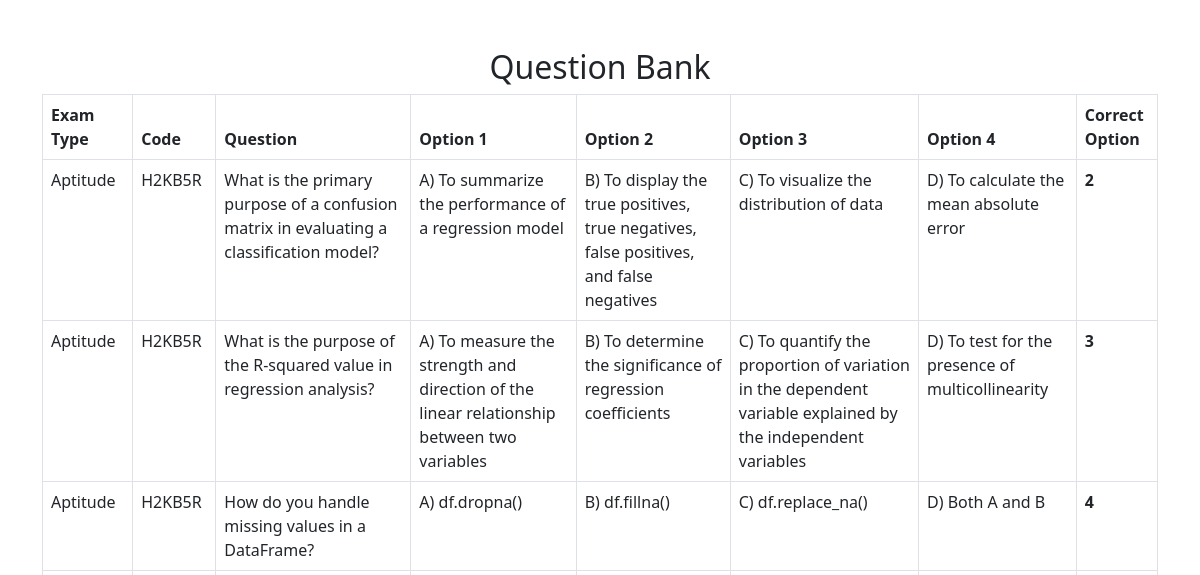
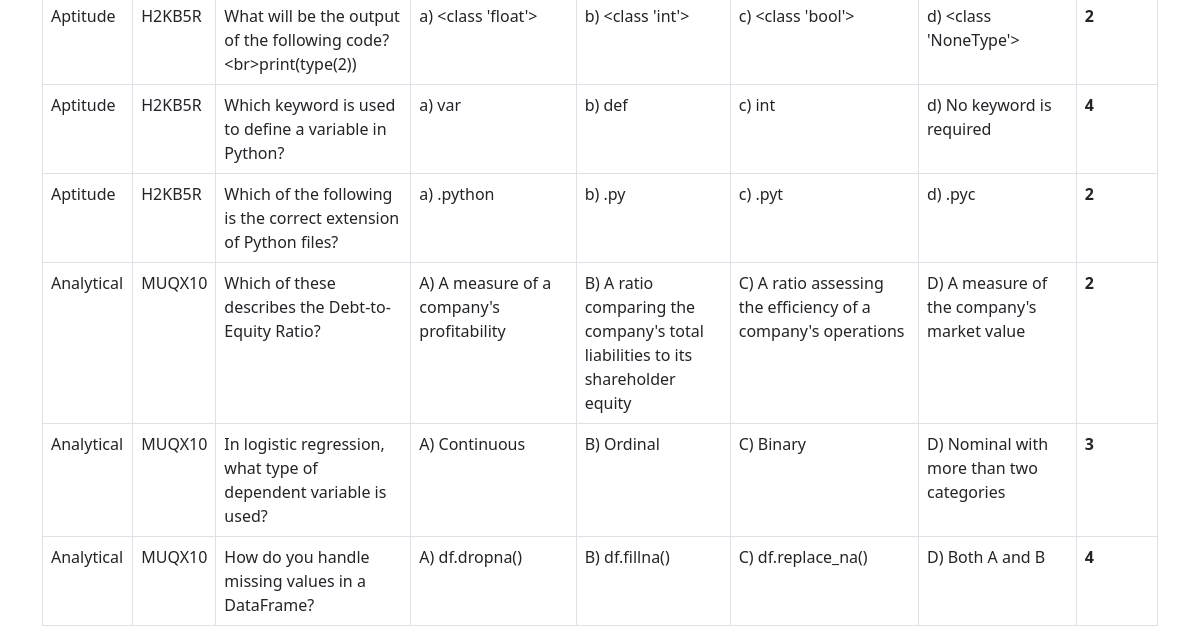
/view_question_bank.php, run on an earlier commit of the app's database (2 pictures, top to bottom).
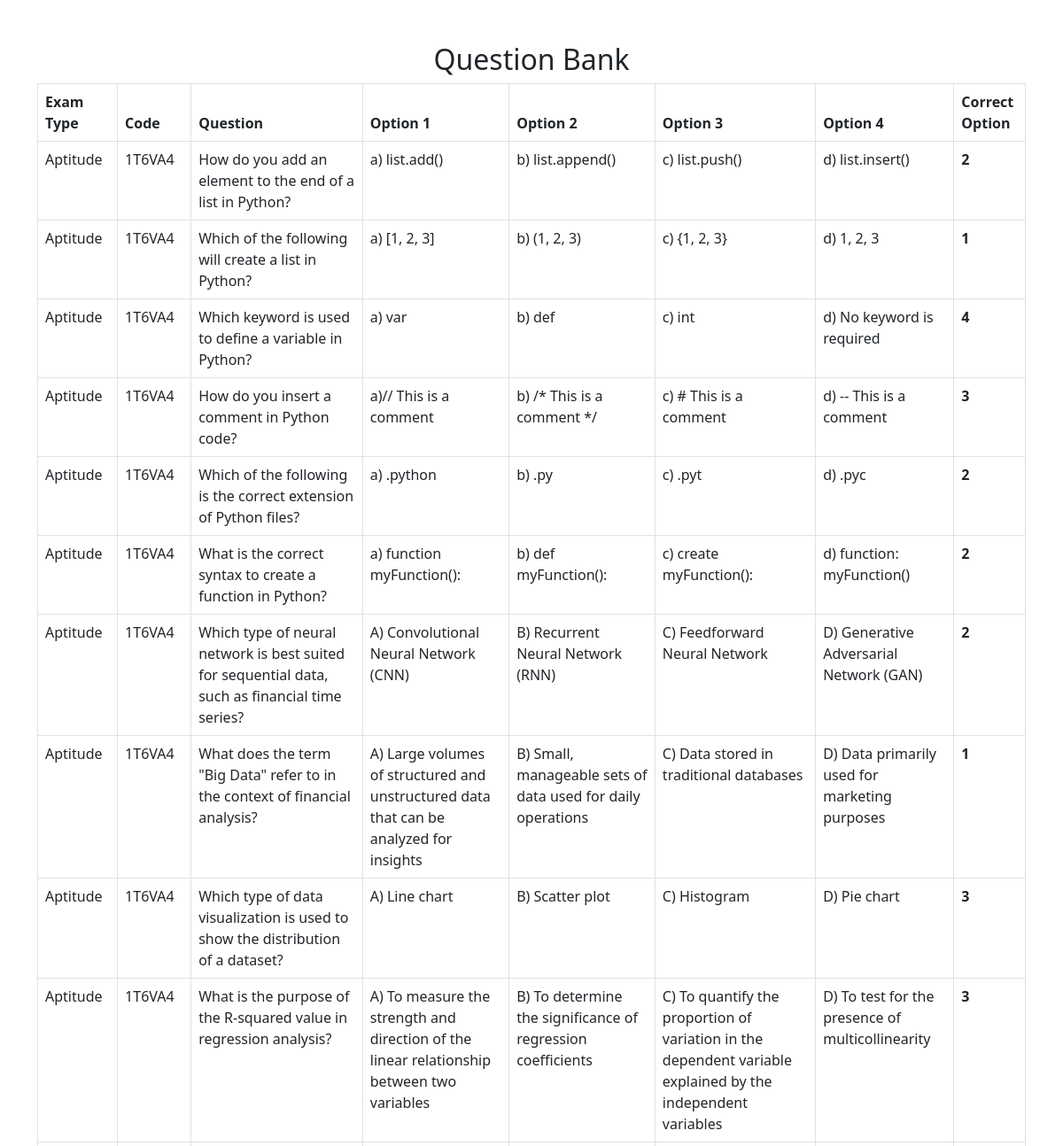
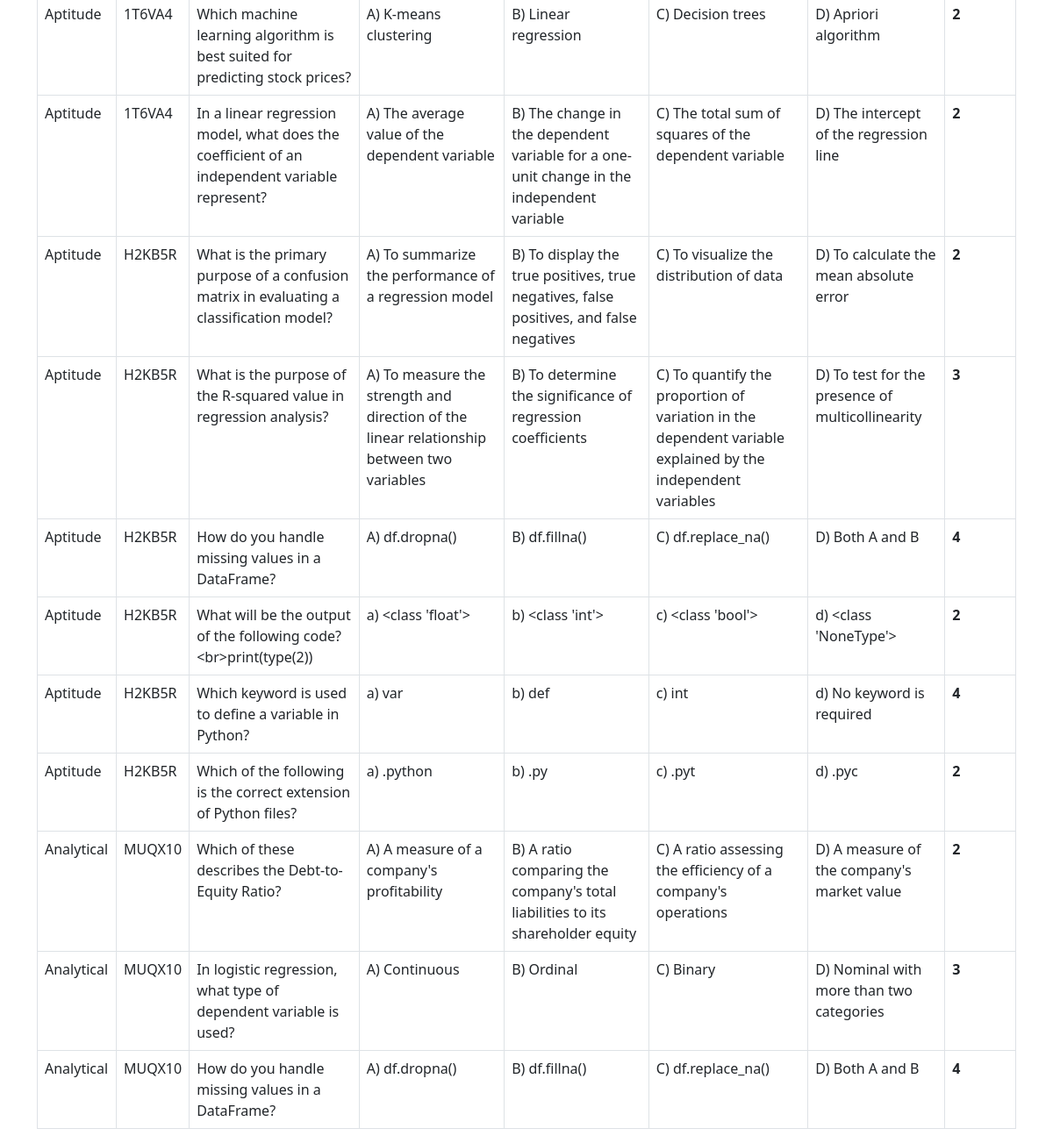
And on a later commit of the database (2 pictures, top to bottom).
### tables this page shows
CREATE TABLE `question_bank` (
  `id` int(11) NOT NULL,
  `question_id` int(9) NOT NULL,
  `exam_type` varchar(50) DEFAULT NULL,
  `code` varchar(6) DEFAULT NULL,
  `question` text DEFAULT NULL,
  `option1` text DEFAULT NULL,
  `option2` text DEFAULT NULL,
  `option3` text DEFAULT NULL,
  `option4` text DEFAULT NULL,
  `correct_option` int(11) DEFAULT NULL
);

### view_question_bank.php (the view, shortened to what this page needs)
<?php
include 'conn.php';
$query = "SELECT * FROM question_bank ORDER BY id DESC";
$result = $conn->query($query);
?>
<!DOCTYPE html>
<html lang="en">
<head>
    <link rel="stylesheet" href="https://cdn.jsdelivr.net/npm/bootstrap@5.3.0/dist/css/bootstrap.min.css">
</head>
<body>
    <div class="container mt-5">
        <h2 class="text-center">Question Bank</h2>
        <table class="table table-bordered">
            <thead>
                <tr>
                    <th>Exam Type</th>
                    <th>Code</th>
                    <th>Question</th>
                    <th>Option 1</th>
                    <th>Option 2</th>
                    <th>Option 3</th>
                    <th>Option 4</th>
                    <th>Correct Option</th>
                </tr>
            </thead>
            <tbody>
                <?php while ($row = $result->fetch_assoc()): ?>
                    <tr>
                        <td><?= htmlspecialchars($row['exam_type']); ?></td>
                        <td><?= htmlspecialchars($row['code']); ?></td>
                        <td><?= htmlspecialchars($row['question']); ?></td>
                        <td><?= htmlspecialchars($row['option1']); ?></td>
                        <td><?= htmlspecialchars($row['option2']); ?></td>
                        <td><?= htmlspecialchars($row['option3']); ?></td>
                        <td><?= htmlspecialchars($row['option4']); ?></td>
                        <td><strong><?= $row['correct_option']; ?></strong></td>
                    </tr>
                <?php endwhile; ?>
            </tbody>
        </table>
    </div>
</body>
</html>

What changed in the data, as far as the page shows it:
added question_bank: exam_type "Aptitude", code "1T6VA4", question "How do you add an element to the end of a list in Python?", option1 "a) list.add()", option2 "b) list.append()", option3 "c) list.push()", option4 "d) list.insert()", correct_option "2"
added question_bank: exam_type "Aptitude", code "1T6VA4", question "Which of the following will create a list in Python?", option1 "a) [1, 2, 3]", option2 "b) (1, 2, 3)", option3 "c) {1, 2, 3}", option4 "d) 1, 2, 3", correct_option "1"
added question_bank: exam_type "Aptitude", code "1T6VA4", question "Which keyword is used to define a variable in Python?", option1 "a) var", option2 "b) def", option3 "c) int", option4 "d) No keyword is required", correct_option "4"
added question_bank: exam_type "Aptitude", code "1T6VA4", question "How do you insert a comment in Python code?", option1 "a)// This is a comment", option2 "b) /* This is a comment */", option3 "c) # This is a comment", option4 "d) -- This is a comment", correct_option "3"
added question_bank: exam_type "Aptitude", code "1T6VA4", question "Which of the following is the correct extension of Python files?", option1 "a) .python", option2 "b) .py", option3 "c) .pyt", option4 "d) .pyc", correct_option "2"
added question_bank: exam_type "Aptitude", code "1T6VA4", question "What is the correct syntax to create a function in Python?", option1 "a) function myFunction():", option2 "b) def myFunction():", option3 "c) create myFunction():", option4 "d) function: myFunction()", correct_option "2"
added question_bank: exam_type "Aptitude", code "1T6VA4", question "Which type of neural network is best suited for sequential data, such as financial time series?", option1 "A) Convolutional Neural Network (CNN)", option2 "B) Recurrent Neural Network (RNN)", option3 "C) Feedforward Neural Network", option4 "D) Generative Adversarial Network (GAN)", correct_option "2"
added question_bank: exam_type "Aptitude", code "1T6VA4", question "What does the term \"Big Data\" refer to in the context of financial analysis?", option1 "A) Large volumes of structured and unstructured data that can be analyzed for insights", option2 "B) Small, manageable sets of data used for daily operations", option3 "C) Data stored in traditional databases", option4 "D) Data primarily used for marketing purposes", correct_option "1"
added question_bank: exam_type "Aptitude", code "1T6VA4", question "Which type of data visualization is used to show the distribution of a dataset?", option1 "A) Line chart", option2 "B) Scatter plot", option3 "C) Histogram", option4 "D) Pie chart", correct_option "3"
added question_bank: exam_type "Aptitude", code "1T6VA4", question "What is the purpose of the R-squared value in regression analysis?", option1 "A) To measure the strength and direction of the linear relationship between two variables", option2 "B) To determine the significance of regression coefficients", option3 "C) To quantify the proportion of variation in the dependent variable explained by the independent variables", option4 "D) To test for the presence of multicollinearity", correct_option "3"
added question_bank: exam_type "Aptitude", code "1T6VA4", question "Which machine learning algorithm is best suited for predicting stock prices?", option1 "A) K-means clustering", option2 "B) Linear regression", option3 "C) Decision trees", option4 "D) Apriori algorithm", correct_option "2"
added question_bank: exam_type "Aptitude", code "1T6VA4", question "In a linear regression model, what does the coefficient of an independent variable represent?", option1 "A) The average value of the dependent variable", option2 "B) The change in the dependent variable for a one-unit change in the independent variable", option3 "C) The total sum of squares of the dependent variable", option4 "D) The intercept of the regression line", correct_option "2"
